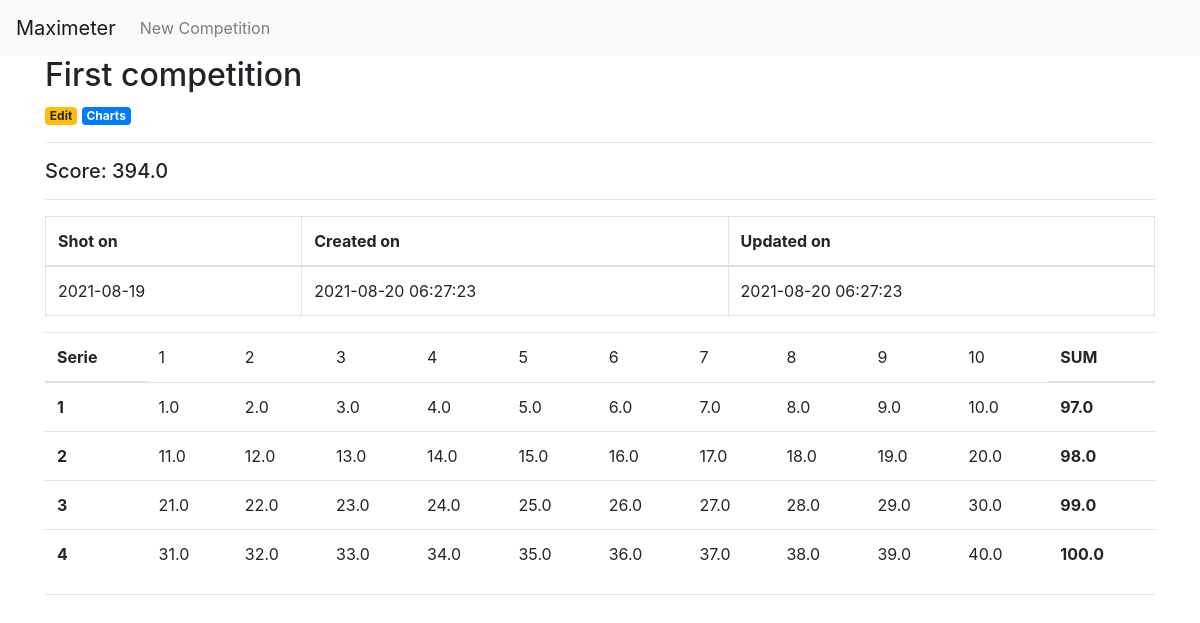
The app's page /competitions/1 with its own data.
### tables this page shows
CREATE TABLE competitions (
    id INTEGER PRIMARY KEY AUTOINCREMENT,
    created TIMESTAMP NOT NULL DEFAULT CURRENT_TIMESTAMP,
    updated TIMESTAMP NOT NULL DEFAULT CURRENT_TIMESTAMP,
    title TEXT NOT NULL,
    content TEXT,
    sporttype TEXT NOT NULL,
    shoton DATE NOT NULL
);

CREATE TABLE scores (
    id INTEGER PRIMARY KEY AUTOINCREMENT,
    competitionid INT,
    score DOUBLE NOT NULL,
    serie1 DOUBLE NOT NULL,
    serie2 DOUBLE NOT NULL,
    serie3 DOUBLE NOT NULL,
    serie4 DOUBLE NOT NULL,
    CONSTRAINT fk_competitionid FOREIGN KEY(competitionid) REFERENCES competitions(id) ON DELETE SET NULL
);

CREATE TABLE shots (
    id INTEGER PRIMARY KEY AUTOINCREMENT,
    scoreid INT,
    shot1 DOUBLE,
    shot2 DOUBLE,
    shot3 DOUBLE,
    shot4 DOUBLE,
    shot5 DOUBLE,
    shot6 DOUBLE,
    shot7 DOUBLE,
    shot8 DOUBLE,
    shot9 DOUBLE,
    shot10 DOUBLE,
    shot11 DOUBLE,
    shot12 DOUBLE,
    shot13 DOUBLE,
    shot14 DOUBLE,
    shot15 DOUBLE,
    shot16 DOUBLE,
    shot17 DOUBLE,
    shot18 DOUBLE,
    shot19 DOUBLE,
    shot20 DOUBLE,
    shot21 DOUBLE,
    shot22 DOUBLE,
    shot23 DOUBLE,
    shot24 DOUBLE,
    shot25 DOUBLE,
    shot26 DOUBLE,
    shot27 DOUBLE,
    shot28 DOUBLE,
    shot29 DOUBLE,
    shot30 DOUBLE,
    shot31 DOUBLE,
    shot32 DOUBLE,
    shot33 DOUBLE,
    shot34 DOUBLE,
    shot35 DOUBLE,
    shot36 DOUBLE,
    shot37 DOUBLE,
    shot38 DOUBLE,
    shot39 DOUBLE,
    shot40 DOUBLE,
    CONSTRAINT fk_scoreid FOREIGN KEY(scoreid) REFERENCES scores(id) ON DELETE SET NULL
);

### app.py (the view)
@app.route('/competitions/<int:competition_id>')
def competition_post(competition_id):
    competition = get_competition(competition_id)
    score = get_score(competition_id)
    shots = get_shots(score['id'])
    chart_labels = ['Serie 1', 'Serie 2', 'Serie 3', 'Serie 4']
    chart_values = [score['serie1'], score['serie2'], score['serie3'], score['serie4']]
    return render_template('competitions/post.html', competition=competition, score=score, shots=shots, chart_labels=chart_labels, chart_values=chart_values)

### app.py (called while the page is built)
def get_db_connection():
    conn = sqlite3.connect('database.db')
    conn.row_factory = sqlite3.Row
    return conn

def get_competition(competition_id):
    conn = get_db_connection()
    note = conn.execute('SELECT * FROM competitions WHERE id = ?',
                        (competition_id,)).fetchone()
    conn.close()
    if note is None:
        abort(404)
    return note

def get_score(competition_id):
    conn = get_db_connection()
    scores = conn.execute('SELECT * FROM scores WHERE competitionid = ?',
                        (competition_id,)).fetchone()
    conn.close()
    if scores is None:
        abort(404)
    return scores

def get_shots(score_id):
    conn = get_db_connection()
    shots = conn.execute('SELECT * FROM shots WHERE scoreid = ?',
                        (score_id,)).fetchone()
    conn.close()
    if shots is None:
        shots = None
    return shots

### templates/competitions/post.html
{% extends 'base.html' %}
{% block content %}
    <h2>{% block title %} {{ competition['title'] }} {% endblock %}</h2>
    <a href="{{ url_for('competition_edit', id=competition['id']) }}">
        <span class="badge badge-warning">Edit</span>
    </a>
    <a href="{{ url_for('competition_chart', competition_id=competition['id']) }}">
        <span class="badge badge-primary">Charts</span>
    </a>
    <hr>
    <h5>Score: {{ score['score'] }}</h3>
    <hr>
    <table class="table table-bordered">
        <thead>
          <tr>
            <th scope="col">Shot on</th>
            <th scope="col">Created on</th>
            <th scope="col">Updated on</th>
          </tr>
        </thead>
        <tbody>
          <tr>
            <td>{{ competition['shoton'] }}</td>
            <td>{{ competition['created'] }}</td>
            <td>{{ competition['updated'] }}</td>
          </tr>
        </tbody>
      </table>
    <table class="table">
        <thead>
          <tr>
            <th scope="col">Serie</th>
            {% for i in range(1, 11) %}
            <td>{{ i }}</td>
            {% endfor %}
            <th scope="col">SUM</th>
          </tr>
        </thead>
        <tbody>
          <tr>
            <th scope="row">1</th>
            {% for i in range(1, 11) %}
            <td>{{ shots['shot' + i|string] }}</td>
            {% endfor %}
            <th scope="row">{{ score['serie1'] }}</th>
          </tr>
          <tr>
            <th scope="row">2</th>
            {% for i in range(11, 21) %}
            <td>{{ shots['shot' + i|string] }}</td>
            {% endfor %}
            <th scope="row">{{ score['serie2'] }}</th>
          </tr>
          <tr>
            <th scope="row">3</th>
            {% for i in range(21, 31) %}
            <td>{{ shots['shot' + i|string] }}</td>
            {% endfor %}
            <th scope="row">{{ score['serie3'] }}</th>
          </tr>
          <tr>
            <th scope="row">4</th>
            {% for i in range(31, 41) %}
            <td>{{ shots['shot' + i|string] }}</td>
            {% endfor %}
            <th scope="row">{{ score['serie4'] }}</th>
          </tr>
        </tbody>
      </table>
    <hr>
{% endblock %}

### templates/base.html (shortened to what this page needs)
<!doctype html>
<html lang="en">
  <head>
    <link rel="stylesheet" href="https://stackpath.bootstrapcdn.com/bootstrap/4.3.1/css/bootstrap.min.css">
  </head>
  <body>
    <nav class="navbar navbar-expand-md navbar-light bg-light">
        <a class="navbar-brand" href="{{ url_for('index')}}">Maximeter</a>
        <div class="collapse navbar-collapse" id="navbarNav">
            <ul class="navbar-nav">
                <li class="nav-item">
                    <a class="nav-link" href="{{url_for('competition_create')}}">New Competition</a>
                </li>
            </ul>
        </div>
    </nav>
    <div class="container container">
        {% block content %} {% endblock %}
    </div>
  </body>
</html>

### records on screen
competitions: title "First competition", shoton "2021-08-19", created "2021-08-20 06:27:23", updated "2021-08-20 06:27:23"
scores: score "394.0", serie1 "97.0", serie2 "98.0", serie3 "99.0", serie4 "100.0"
shots: shot1 "1.0" "2.0" "3.0" "4.0" "5.0" "6.0" "7.0" "8.0" "9.0" "10.0", shot11 "11.0" "12.0" "13.0" "14.0" "15.0" "16.0" "17.0" "18.0" "19.0" "20.0", shot21 "21.0" "22.0" "23.0" "24.0" "25.0" "26.0" "27.0" "28.0" "29.0" "30.0", shot31 "31.0" "32.0" "33.0" "34.0" "35.0" "36.0" "37.0" "38.0" "39.0" "40.0"

### other values on screen
{{ i }} "1" "2" "3" "4" "5" "6" "7" "8" "9" "10"
